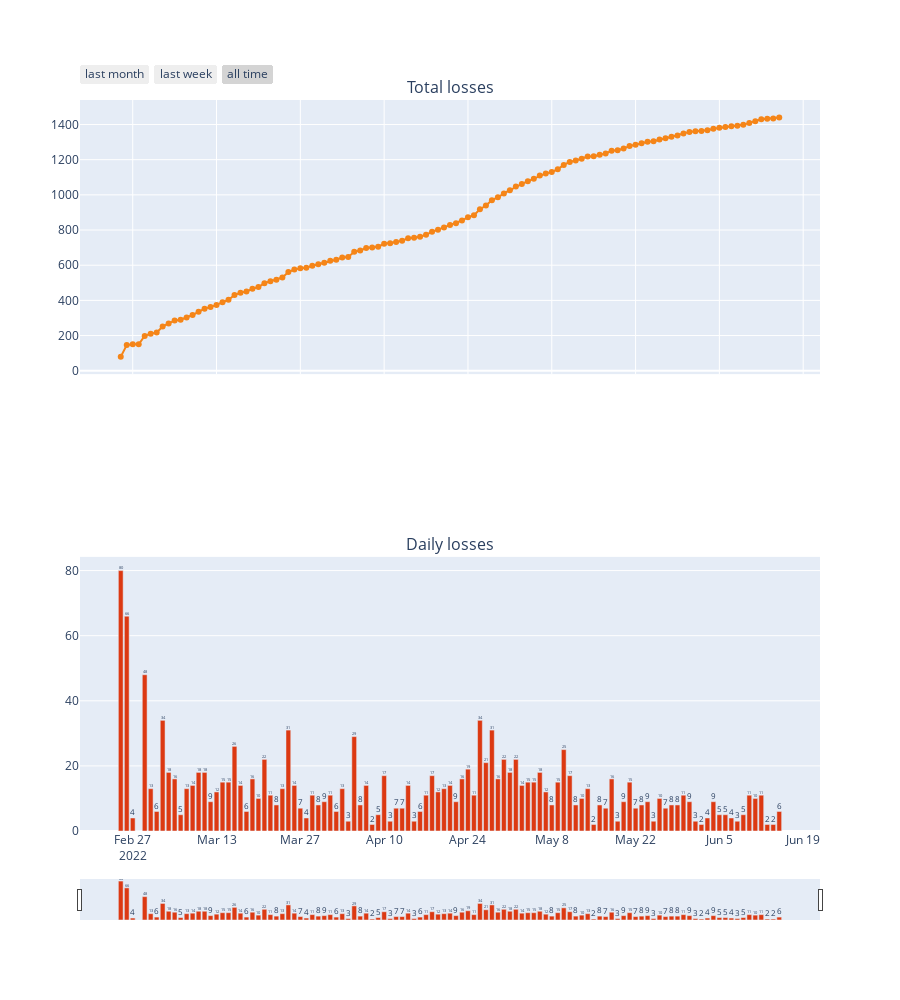

The cell this chart's notebook holds for it:
### Code cell
fig = make_subplots(2, 1, subplot_titles=['Total losses', 'Daily losses'], shared_xaxes=True)
fig.add_trace(
    go.Scatter(
        x=df_equipment['date'],
        y=df_equipment['tank'],
        mode='lines+markers',
        hovertemplate='%{x}<br />lost to this date: %{y} <extra></extra>',
        marker_color=clrs.qualitative.T10[1]
        
    ),
    row=1, 
    col=1
)
fig.add_trace(
    go.Bar(
        x=df_equipment_daily['date'], 
        y=df_equipment_daily['tank'],
        marker_color=clrs.qualitative.G10[1],
        hovertemplate='%{x}<br />lost: %{y} <extra></extra>',
        text=df_equipment_daily['tank']
    ),
    row=2,
    col=1
)
fig.update_layout(
    xaxis=dict(
        rangeselector=dict(
            buttons=list([
                dict(count=1, label='last month', step='month', stepmode='backward'),
                dict(count=7, label='last week', step='day', stepmode='backward'),
                dict(label='all time', step='all')
            ])
        )
    ),
    xaxis2_rangeslider_visible=True,
    xaxis2_rangeslider_thickness=0.05,
    xaxis2_type="date",
    paper_bgcolor='white',
    showlegend=False,
    height=1000         
)
fig.show()
